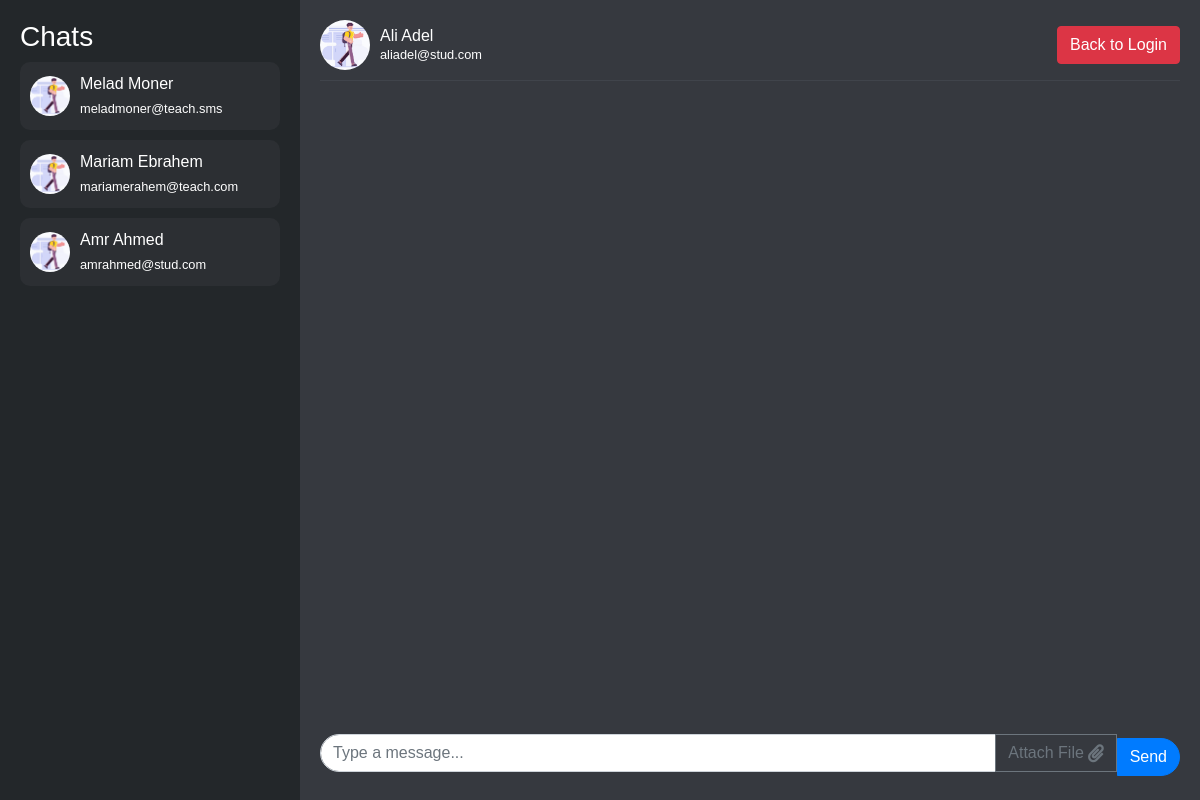
/admin/chat.php (signed in), run on an earlier commit of the app's database.
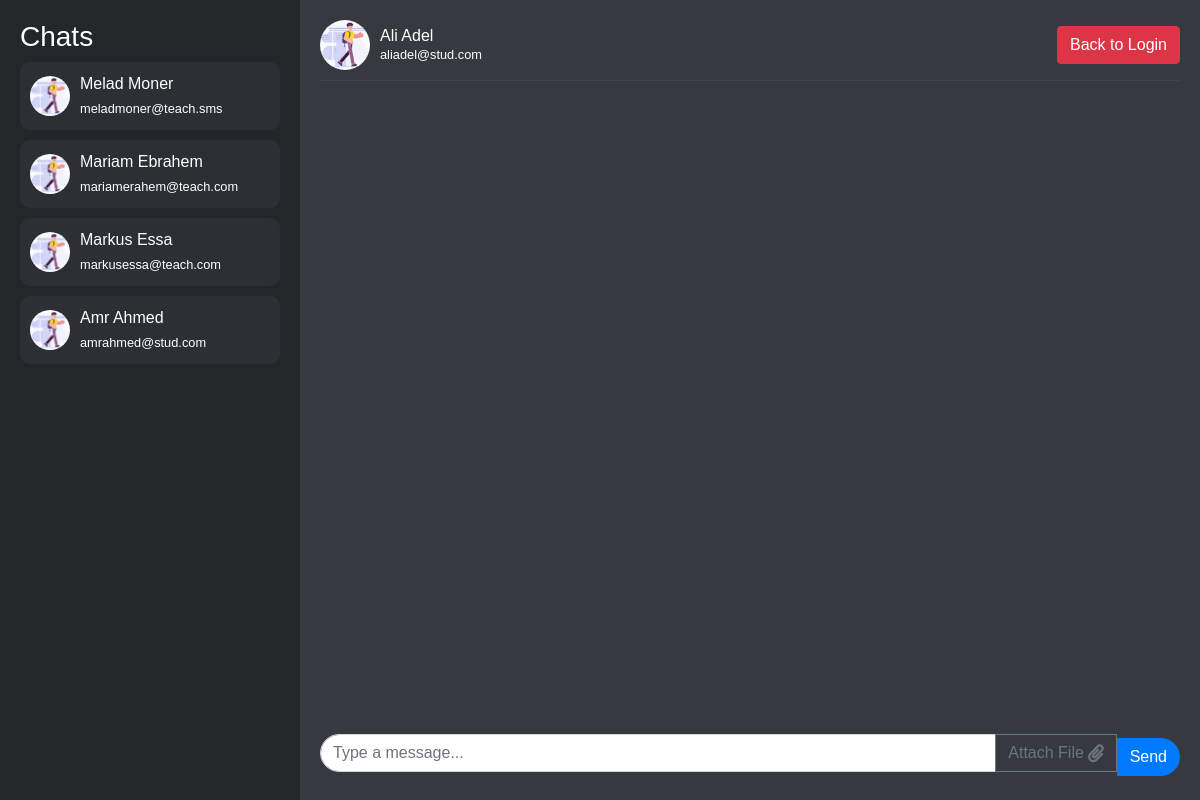
And on a later commit of the database.
### tables this page shows
CREATE TABLE `accounts` (
  `id` int(11) NOT NULL,
  `type` varchar(50) NOT NULL,
  `email` varchar(50) NOT NULL,
  `password` text NOT NULL,
  `name` text NOT NULL,
  `level` int(11) NOT NULL,
  `role` enum('student','teacher') NOT NULL DEFAULT 'student'
);

### admin/chat.php (the view, shortened to what this page needs)
<?php
function getUserInfo($accountId, $db_conn)
{
    $query = "SELECT role, name, email, level FROM accounts WHERE id = ?";
    $stmt = mysqli_prepare($db_conn, $query);
    mysqli_stmt_bind_param($stmt, 'i', $accountId);
    mysqli_stmt_execute($stmt);
    $result = mysqli_stmt_get_result($stmt);
    if ($result && mysqli_num_rows($result) > 0) {
        return mysqli_fetch_assoc($result);
    } else {
        return null;
    }
}
$userId = $_SESSION['user_id'];
$db_conn = mysqli_connect('localhost', 'root', '', 'sms_project');
$userInfo = getUserInfo($userId, $db_conn);
$userRole = $userInfo['role'];
$userName = $userInfo['name'];
$userEmail = $userInfo['email'];
$userLevel = $userInfo['level'];
$query = $userRole === 'teacher' ?
    "SELECT id, name, email FROM accounts WHERE id != ? AND (role = 'teacher' OR (role = 'student' AND level = ?))" :
    "SELECT id, name, email FROM accounts WHERE id != ?  AND level = ?";
$stmt = mysqli_prepare($db_conn, $query);
mysqli_stmt_bind_param($stmt, 'ii', $userId, $userLevel);
mysqli_stmt_execute($stmt);
$result = mysqli_stmt_get_result($stmt);
$users = [];
if ($result) {
    while ($row = mysqli_fetch_assoc($result)) {
        $users[] = $row;
    }
}
?>
<!DOCTYPE html>
<html lang="en">
<head>
    <link href="https://maxcdn.bootstrapcdn.com/bootstrap/4.5.2/css/bootstrap.min.css" rel="stylesheet">
    <link href="https://cdnjs.cloudflare.com/ajax/libs/font-awesome/5.15.3/css/all.min.css" rel="stylesheet">
</head>
<body>
    <div class="chat-container">
        <div class="sidebar" id="sidebar">
            <h3>Chats</h3>
            <?php foreach ($users as $user) : ?>
                <?php if ($user['id'] != $userId) : ?>
                    <div class="user" data-user-id="<?php echo $user['id']; ?>">
                        <img src="../images/student.png" alt="User Avatar">
                        <div>
                            <div><?php echo $user['name']; ?></div>
                            <small><?php echo $user['email']; ?></small>
                        </div>
                    </div>
                <?php endif; ?>
            <?php endforeach; ?>
        </div>
        <div class="chat-area">
            <div class="header">
                <div class="user-info">
                    <img src="../images/student.png" alt="User Avatar">
                    <div class="name-email">
                        <div id="chat-header-name"><?php echo $userName; ?></div>
                        <small id="chat-header-email"><?php echo $userEmail; ?></small>
                    </div>
                </div>
                <a href="../login.php" class="btn btn-danger back-to-login">Back to Login</a>
            </div>
            <div class="messages" id="messages-container"></div>
            <div class="input-group">
                <input type="text" id="msg-input" class="form-control" placeholder="Type a message...">
                <div class="input-group-append">
                    <label for="file-input" class="file-label btn btn-outline-secondary">
                        Attach File <i class="fas fa-paperclip ml-1"></i>
                    </label>
                    <button class="btn btn-primary" type="button" onclick="sendMessage()">Send</button>
                </div>
            </div>
        </div>
    </div>
</body>
</html>

### admin/chat.php (style rules this page uses)
body { background-color: #f8f9fa; font-family: Arial, sans-serif; }
.chat-container { display: flex; height: 100vh; background-color: #2c2f33; color: white; }
.sidebar { width: 25%; background-color: #23272a; padding: 20px; overflow-y: auto; }
.sidebar .user { display: flex; align-items: center; padding: 10px; margin-bottom: 10px; cursor: pointer; background-color: #2c2f33; border-radius: 10px; transition: background-color 0.2s; }
.sidebar .user img { width: 40px; height: 40px; border-radius: 50%; margin-right: 10px; }
.chat-area { width: 75%; display: flex; flex-direction: column; background-color: #36393f; padding: 20px; position: relative; }
.chat-area .header { display: flex; align-items: center; justify-content: space-between; border-bottom: 1px solid #40444b; padding-bottom: 10px; }
.chat-area .header .user-info { display: flex; align-items: center; }
.chat-area .header .user-info img { width: 50px; height: 50px; border-radius: 60%; margin-right: 10px; }
.chat-area .header .user-info .name-email { display: flex; flex-direction: column; }
.chat-area .header .user-info .name-email div { line-height: 1.2; }
.chat-area .header .back-to-login { margin-left: auto; }
.chat-area .messages { flex-grow: 1; overflow-y: auto; margin-top: 20px; padding: 20px; }
.input-group { margin-top: 20px; }
.input-group .form-control { border-radius: 20px 0 0 20px; }
.input-group .input-group-append .btn { border-radius: 0 20px 20px 0; }
.file-label { display: flex; align-items: center; cursor: pointer; border-radius: 0 20px 20px 0; }
.file-label i { font-size: 18px; }
.input-group-append { display: flex; align-items: center; }
.input-group-append .btn-primary { border-radius: 20px 0 0 20px; }
.form-control { border-radius: 20px 0 0 20px; flex-grow: 1; }

What changed in the data, as far as the page shows it:
now on this page (row edited): accounts: name "Markus Essa", email "markusessa@teach.com"
